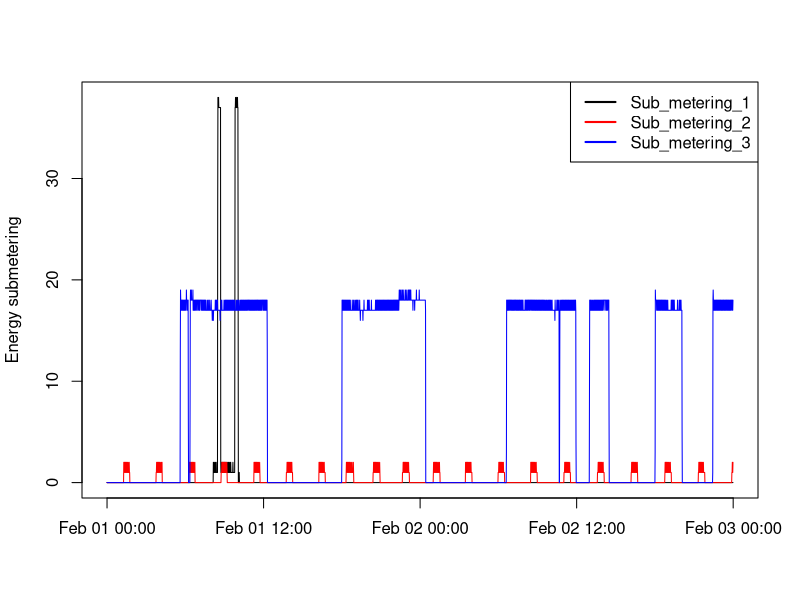

Write R code to recreate this figure.
# Plot 3
# Execute etl.R to download and clean data

power <- read.csv("household_power_consumption_2007-02-01-02.csv")
power <- transform(power, 
                   datetime = as.POSIXct(paste(as.Date(Date, "%d/%m/%Y"), Time)))

png("plot3.png", width = 480, height = 480)
with(power, 
     plot(datetime, Sub_metering_1, type = "l",
     main = NA,
     xlab = NA,
     ylab = "Energy submetering"))
with(power, 
     lines(datetime, Sub_metering_2, type = "l", col = "red"))
with(power, 
     lines(datetime, Sub_metering_3, type = "l", col = "blue"))
legend(x = "topright", legend = names(power)[7:9], lwd = 2, col = c("black", "red", "blue"))
dev.off()
